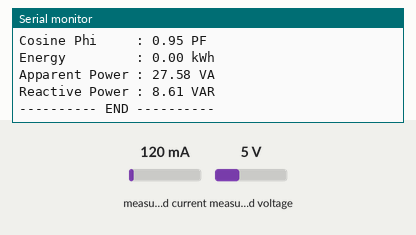
Bench run of a sketch on a simulated ESP32-C3. On the bench: the last lines printed to the serial monitor. Inputs (shaded band) come from the test bench; at power-on: measured current 120 mA, measured voltage 5 V.

Above: at 3.2 s.
3.3 s: measured current set to 40 mA
4.8 s: measured voltage set to 0.3 V
At 5.7 s:
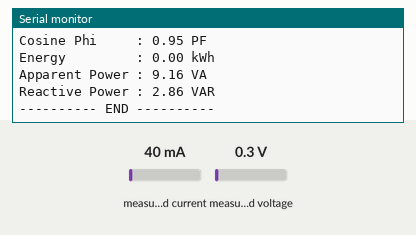
6.3 s: measured current set to 500 mA
At 6.9 s:
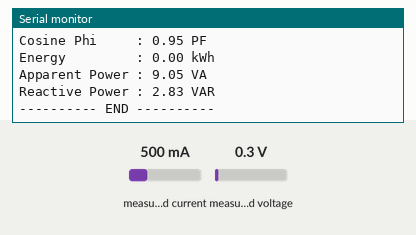
Timing chart, 0 to 9.3 s (numbered marks = the images above; inputs shaded):
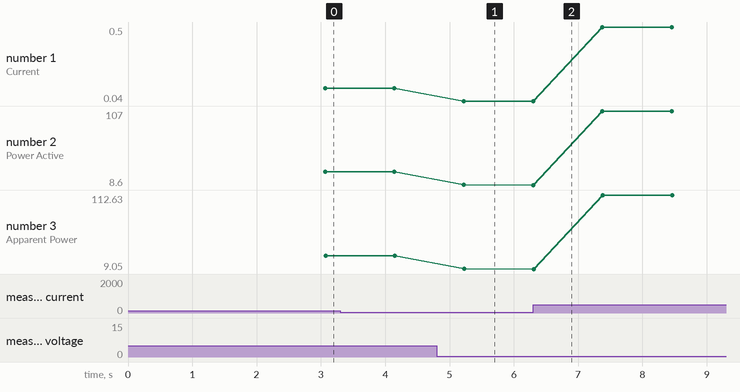

The sketch:

PZEM_004_exemplo.ino
```cpp
//Programa para ESP32 C3

#include <PZEM004Tv30.h>
PZEM004Tv30 pzem1(Serial2,17,16); // GPIO20 Rx (Tx do PZEM) GPIO21 Tx (Rx do PZEM)
float VOLTAGE, CURRENT, POWER, energy1, Freq, pf1, va1, VAR1;

void setup()
{
  delay(2000);
  Serial.begin(115200);
  Serial.println("\nFZEM004T");
}

void loop()
{
  VOLTAGE = pzem1.voltage();
  VOLTAGE = zeroIfNan(VOLTAGE);
  CURRENT = pzem1.current();
  CURRENT = zeroIfNan(CURRENT);
  POWER = pzem1.power();
  POWER = zeroIfNan(POWER);
  energy1 = pzem1.energy() / 1000; //kwh
  energy1 = zeroIfNan(energy1);
  Freq = pzem1.frequency();
  Freq = zeroIfNan(Freq);
  pf1 = pzem1.pf();
  pf1 = zeroIfNan(pf1);
  if (pf1 == 0)
  va1 = 0;
  else
  va1 = POWER / pf1;

  if (pf1 == 0)
  VAR1 = 0;
  else
  VAR1 = POWER / pf1 * sqrt(1-sq(pf1));
  delay(1000);
  Serial.println("");
  Serial.printf("Voltage        : %.2f\ V\n", VOLTAGE);
  Serial.printf("Current        : %.2f\ A\n", CURRENT);
  Serial.printf("Power Active   : %.2f\ W\n", POWER);
  Serial.printf("Frequency      : %.2f\ Hz\n", Freq);
  Serial.printf("Cosine Phi     : %.2f\ PF\n", pf1);
  Serial.printf("Energy         : %.2f\ kWh\n", energy1);
  Serial.printf("Apparent Power : %.2f\ VA\n", va1);
  Serial.printf("Reactive Power : %.2f\ VAR\n", VAR1);
  Serial.printf("---------- END ----------");
  Serial.println("");
}

float zeroIfNan(float v)
{
  if (isnan(v))
  v = 0;
  return v;
}
```

Measured:
- plotted number 1: 0.04 → 0.5 after the input at 6.3 s
- plotted number 2: 8.7 → 107 after the input at 6.3 s
- plotted number 3: 9.16 → 112.63 after the input at 6.3 s
